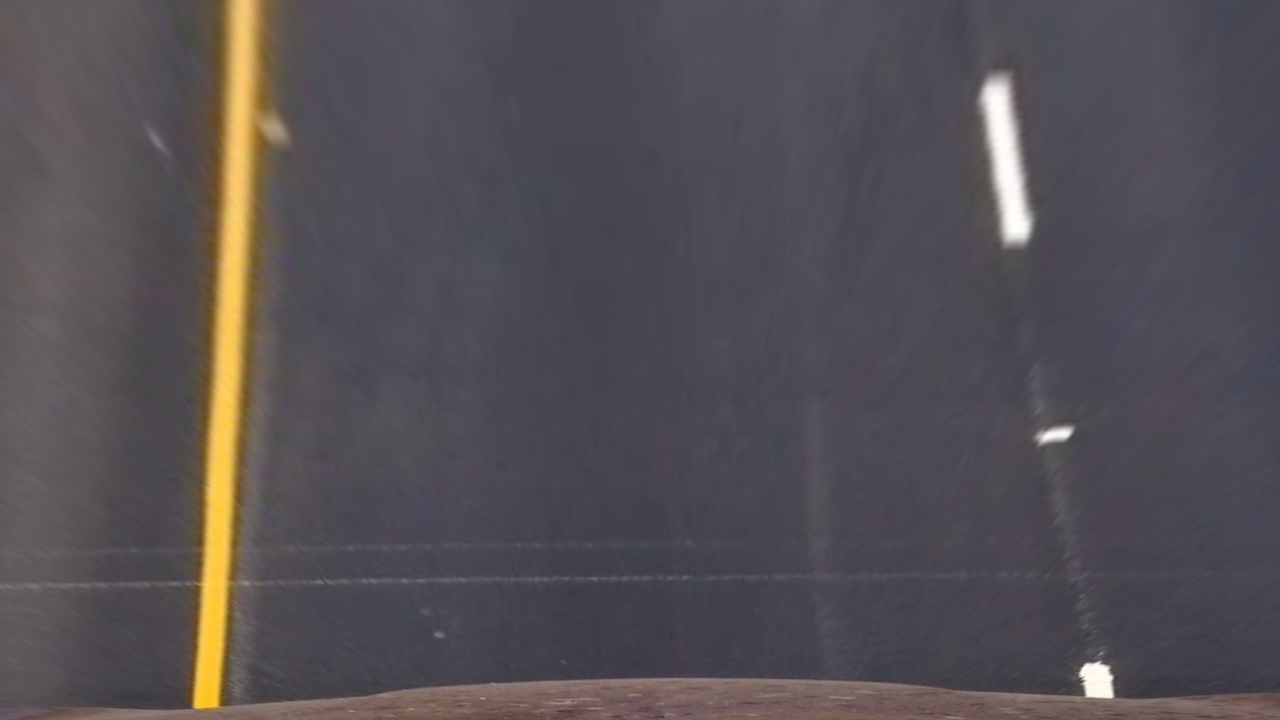
#> input picture birds_eye_view_images/straight_lines1.jpg, 1280 x 720 px
$ python -i whiteandyellow.py   (imports and definitions only)
#> lines starting #> are read from the running program, lines starting #| are printed output that depends on the picture; after the words box and inside, x2 and y2 are one past the last pixel; in counts of white or black regions, pixels touching at a corner belong together
import cv2
import numpy as np
import matplotlib.image as mpimg
import matplotlib.pyplot as plt


def select_yellow(image):
    hsv = cv2.cvtColor(image, cv2.COLOR_RGB2HSV)
#> hsv: shape (720, 1280, 3); mean H, S, V 117.8, 36.3, 91.1
    lower = np.array([20, 60, 60])
    upper = np.array([38, 174, 250])
    mask = cv2.inRange(hsv, lower, upper)
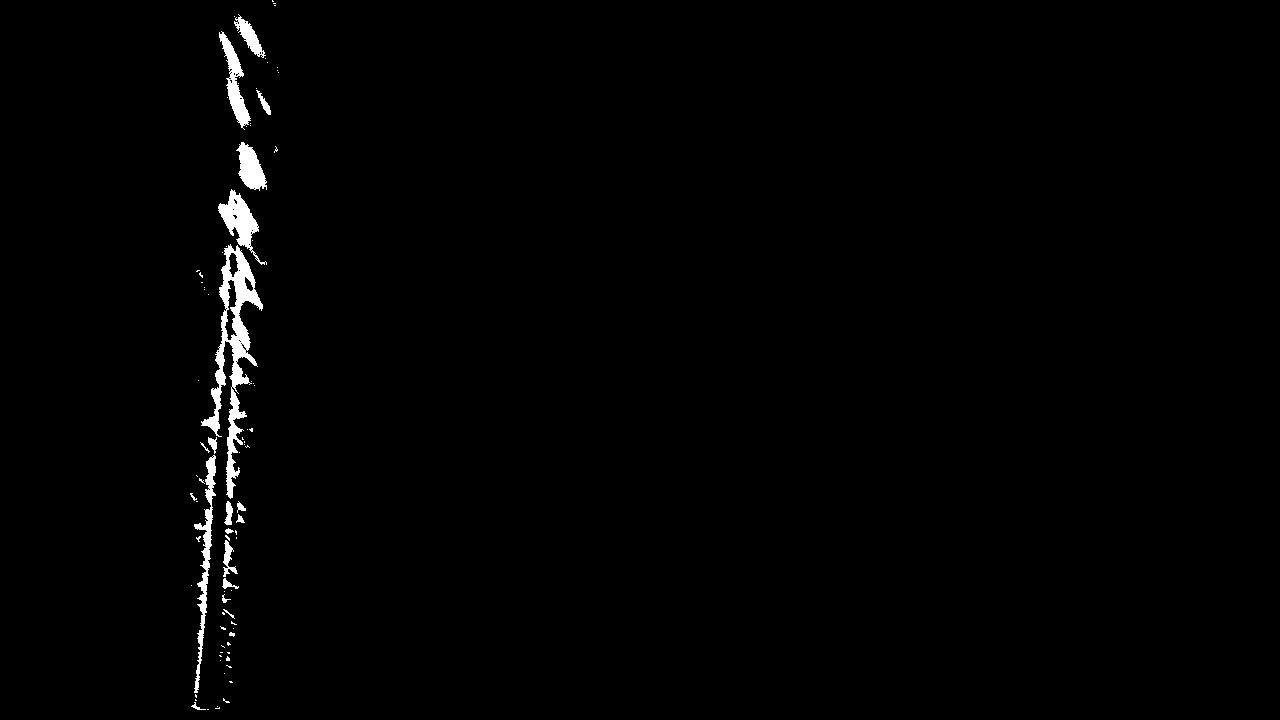
#> mask: shape (720, 1280); 1.1% white; 86 white regions (66 under 20 px), largest, box (x1, y1, x2, y2) and area: (201, 244, 263, 499) 4097, (194, 455, 216, 693) 1371, (218, 189, 267, 265) 1249
    return mask


def select_white(image):
    hsv = cv2.cvtColor(image, cv2.COLOR_RGB2HSV)
    # lower = np.array([202, 202, 202])
    # upper = np.array([255, 255, 255])
    lower = np.array([20, 0, 180])
    upper = np.array([255,  80, 255])
    mask = cv2.inRange(hsv, lower, upper)
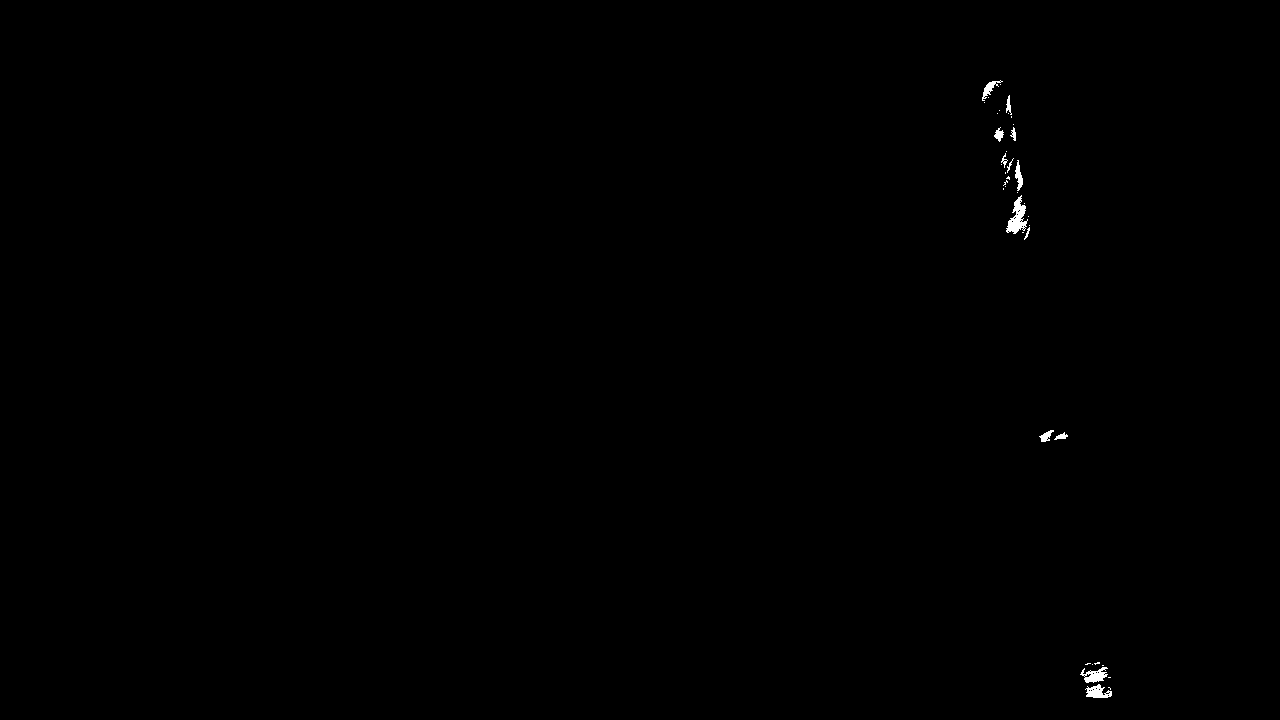
#> mask: shape (720, 1280); 0.18% white; 39 white regions (26 under 20 px), largest, box (x1, y1, x2, y2) and area: (1006, 195, 1028, 234) 405, (1080, 667, 1108, 683) 244, (1085, 684, 1112, 698) 224
    return mask


def comb_thresh(image):
    yellow = select_yellow(image)
    white = select_white(image)
    combined_binary = np.zeros_like(yellow)
    combined_binary[(yellow >= 1) | (white >= 1)] = 1
    return combined_binary


# [1 line not run here, left out]
# [1 line that did not run here, left out]
# [2 lines not run here, left out]

>>> import cv2
>>> picture = cv2.cvtColor(cv2.imread('../birds_eye_view_images/straight_lines1.jpg'), cv2.COLOR_BGR2RGB)
>>> result = comb_thresh(picture)
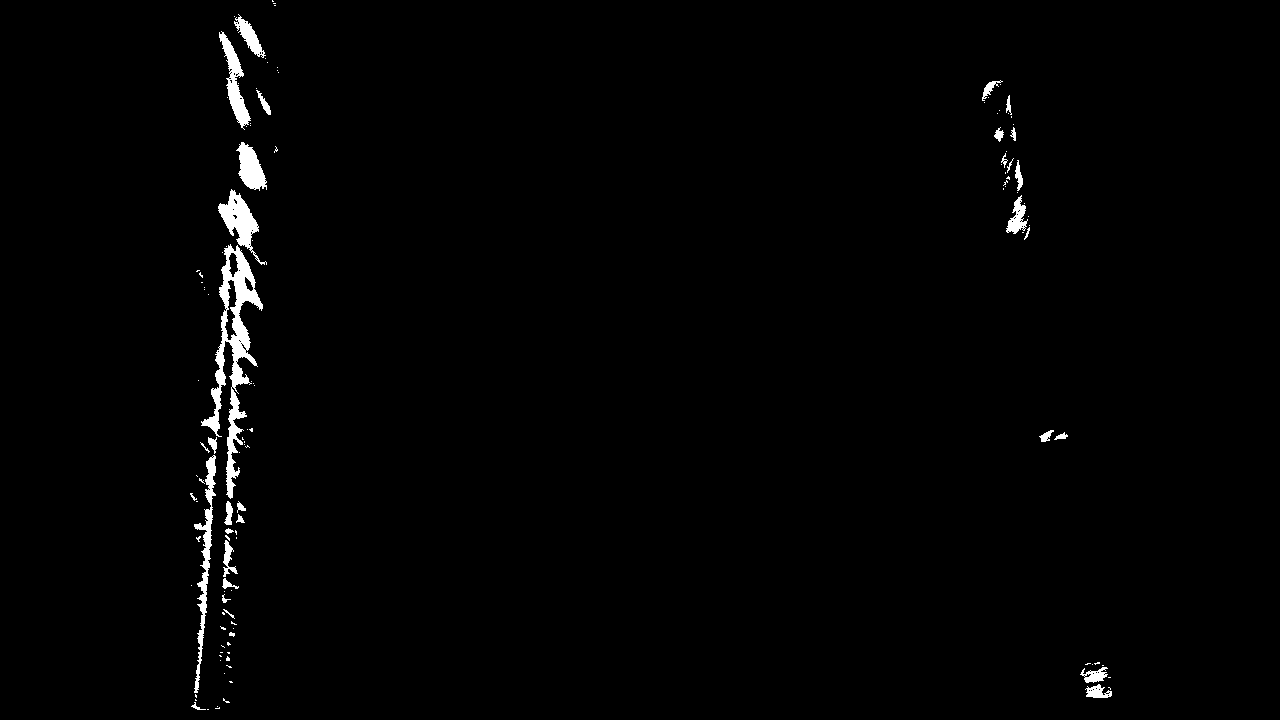
#> result: shape (720, 1280); values 0 (black) and 1 (white), 1.3% white; 125 white regions (92 under 20 px), largest, box (x1, y1, x2, y2) and area: (201, 244, 263, 499) 4097, (194, 455, 216, 693) 1371, (218, 189, 267, 265) 1249

$ run again, on birds_eye_view_images/straight_lines2.jpg
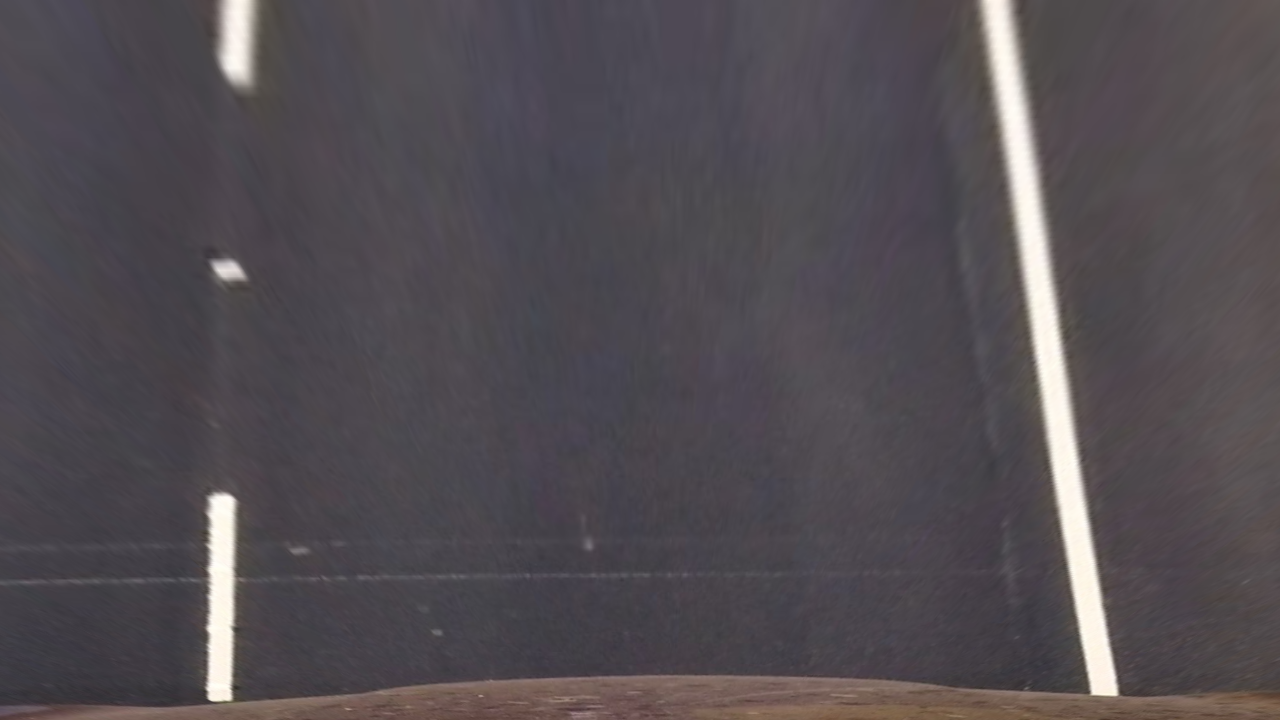
#> input picture birds_eye_view_images/straight_lines2.jpg, 1280 x 720 px
#> hsv: shape (720, 1280, 3); mean H, S, V 126.5, 25.8, 85.6
#> in select_white, `mask = cv2.inRange(hsv, lower, upper)`:
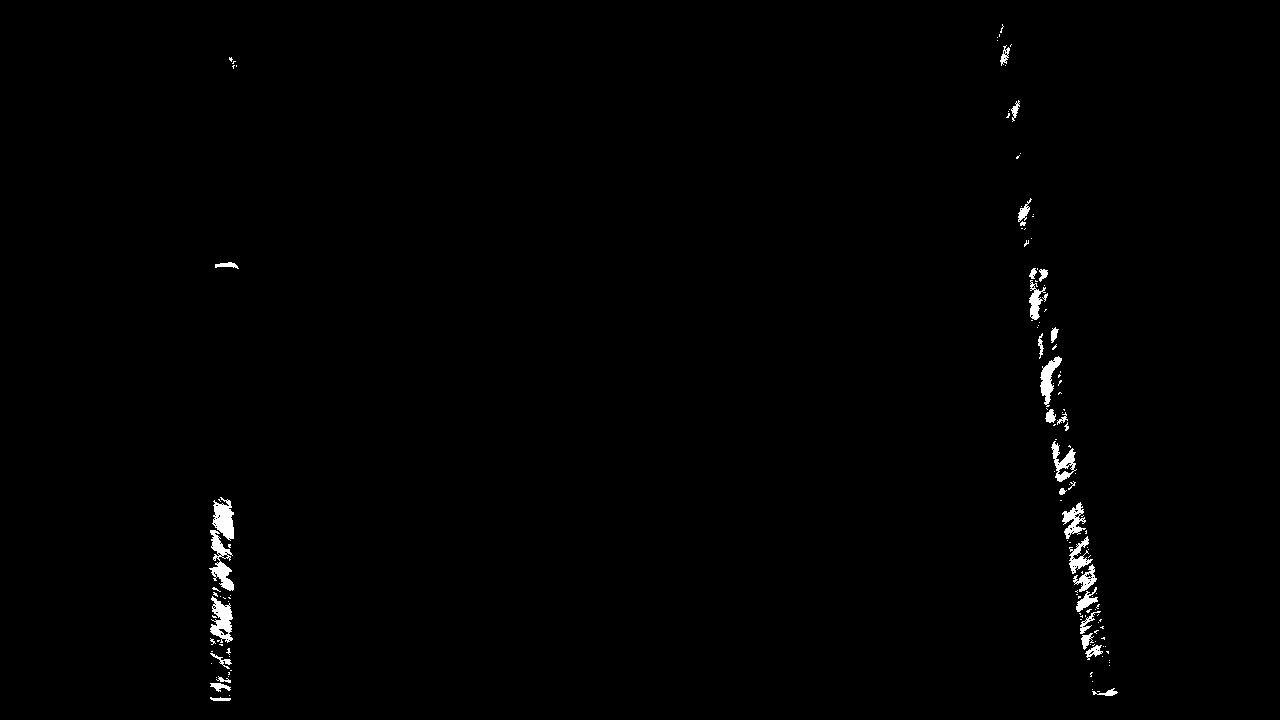
#> mask: shape (720, 1280); 0.7% white; 141 white regions (108 under 20 px), largest, box (x1, y1, x2, y2) and area: (209, 530, 234, 591) 651, (210, 596, 233, 643) 608, (212, 497, 234, 541) 600

$ run again, on birds_eye_view_images/test2.jpg
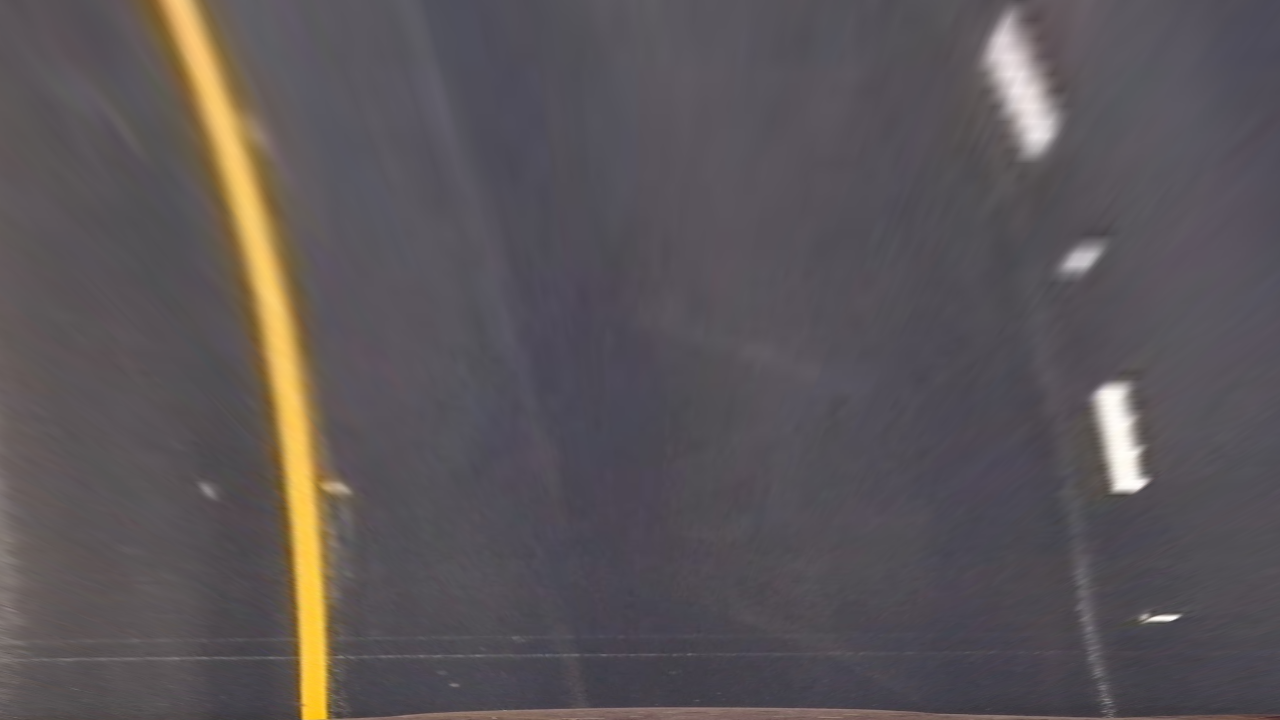
#> input picture birds_eye_view_images/test2.jpg, 1280 x 720 px
#> hsv: shape (720, 1280, 3); mean H, S, V 124.3, 27.8, 93.9
#> in select_yellow, `mask = cv2.inRange(hsv, lower, upper)`:
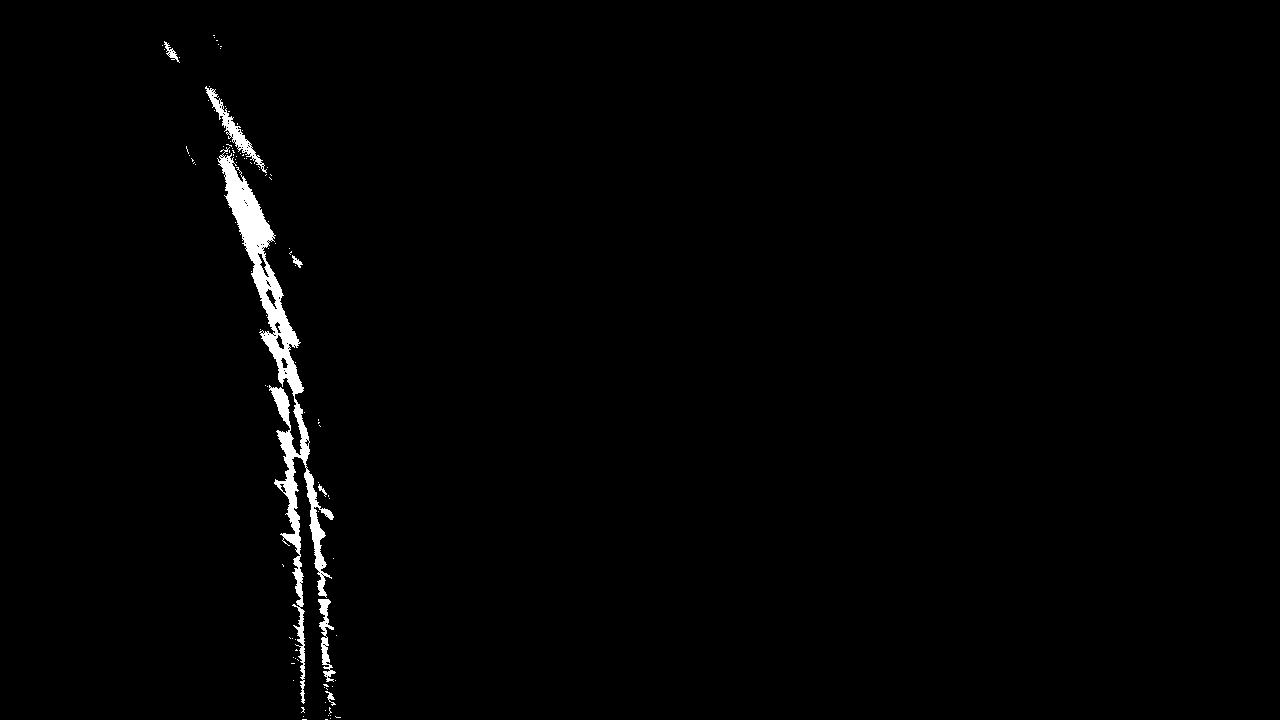
#> mask: shape (720, 1280); 1.2% white; 99 white regions (92 under 20 px), largest, box (x1, y1, x2, y2) and area: (217, 147, 334, 704) 8905, (205, 86, 267, 173) 831, (318, 599, 336, 682) 539
#> `result = comb_thresh(picture)`:
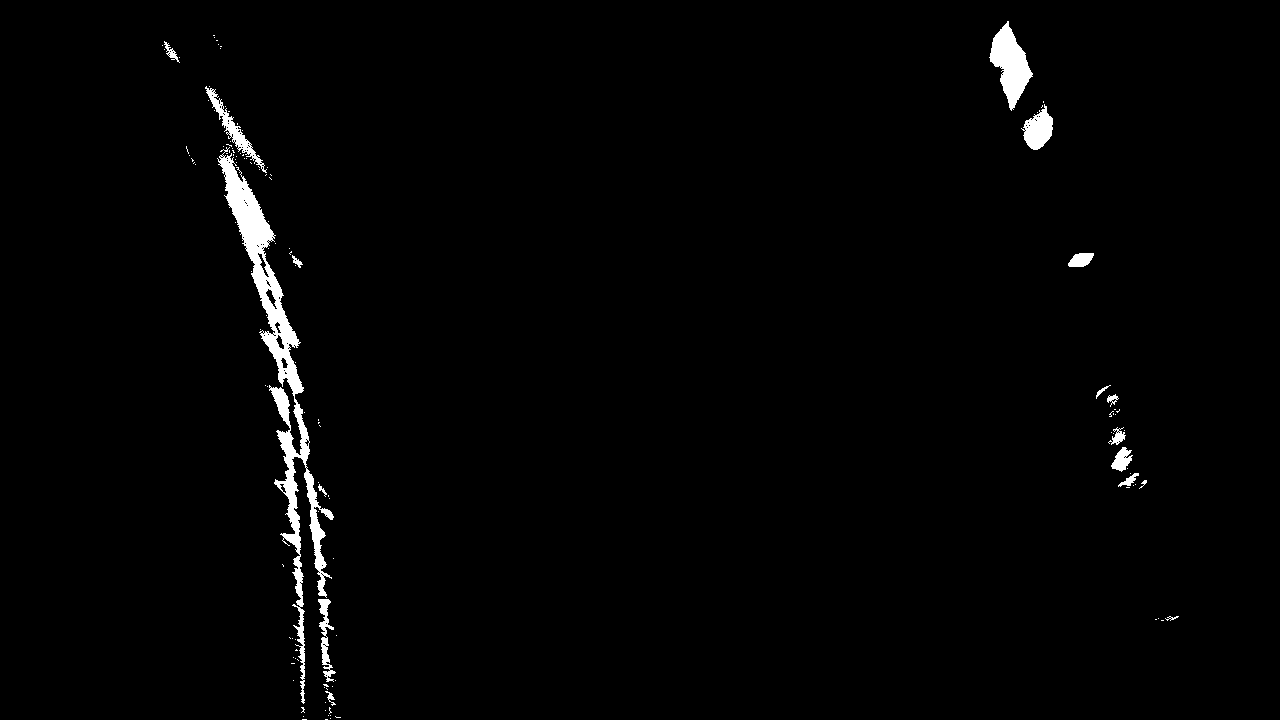
#> result: shape (720, 1280); values 0 (black) and 1 (white), 1.6% white; 128 white regions (111 under 20 px), largest, box (x1, y1, x2, y2) and area: (217, 147, 334, 704) 8905, (989, 21, 1033, 111) 1947, (1021, 104, 1053, 150) 855
